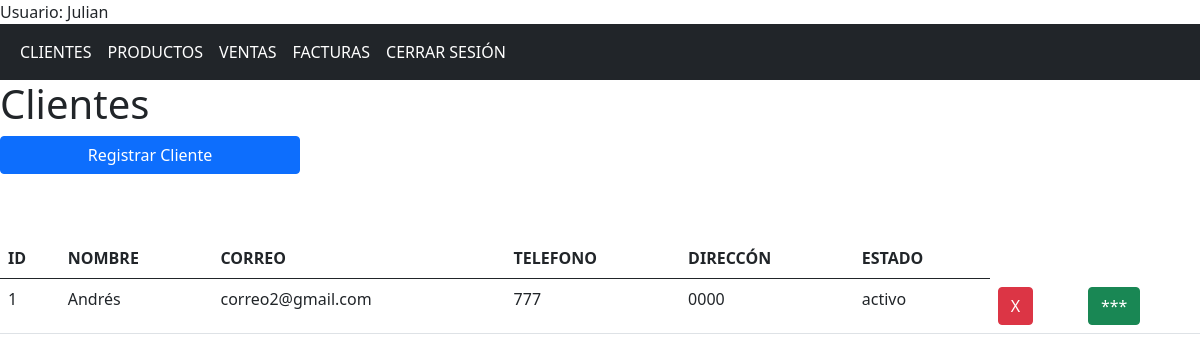
Page /clientes (signed in) on the committed database.
### app/models/models.py (models this page shows, shortened)
class Usuario(db.Model, UserMixin):
    id = db.Column(db.Integer, primary_key = True)
    nombre = db.Column(db.String(150), nullable = False)
    correo = db.Column(db.String(150), nullable = False, unique = True)
    contrasena = db.Column(db.String(150), nullable = False)

class Cliente(db.Model):
    id = db.Column(db.Integer, primary_key = True)
    nombre = db.Column(db.String(150), nullable = False)
    direccion = db.Column(db.String(150), nullable = False)
    telefono = db.Column(db.String(15), nullable = False)
    correo = db.Column(db.String(150), nullable = False, unique = True)
    tipo_cliente = db.Column(db.String(20), nullable = False)
    estado = db.Column(db.String(25), nullable = False)
    compras = db.relationship('Compra', backref = 'cliente')

### app/controllers/nav.py (the view)
@nav.route('/clientes')
@login_required
def clientes():
    clientes = Cliente.query.all()
    return render_template('clientes.html', clientes = clientes)

### app/templates/clientes.html (shortened to what this page needs)
{% extends "base.html" %}
{% block contenido %}
    <div class="row">
        <h1>Clientes</h1>
    </div>
    <button class=" btn btn-primary col-sm-3 mb-3" id="registrar">Registrar Cliente</button>
    <div class="row mt-5">
    <div class="col">
        <table class="table table-hover">
            <tr>
                <th>ID</th>
                <th>NOMBRE</th>
                <th>CORREO</th>
                <th>TELEFONO</th>
                <th>DIRECCÓN</th>
                <th>ESTADO</th>
            </tr>
            <tbody id="tbody">
                {% for cliente in clientes%}
                <tr>
                    <td>{{cliente.id}}</td>
                    <td>{{cliente.nombre}}</td>
                    <td>{{cliente.correo}}</td>
                    <td>{{cliente.telefono}}</td>
                    <td>{{cliente.direccion}}</td>
                    <td>{{cliente.estado}}</td>
                    <form action="{{url_for('cliente.eliminar_cliente')}}" method="post">
                        <td><button class="btn btn-danger" name="id" value="{{cliente.id}}" type="submit">X</button></td>
                        <td><button class="btn btn-success boton_info" name="info" value="{{cliente.id}}" type="button">***</button></td>
                    </form>
                </tr>
                {% endfor%}
            </tbody>
        </table>
    </div>
    </div>
{% endblock %}

### app/templates/base.html (shortened to what this page needs)
<!DOCTYPE html>
<html lang="en">
<head>
    <link href="https://cdn.jsdelivr.net/npm/bootstrap@5.0.2/dist/css/bootstrap.min.css" rel="stylesheet">
    <link rel="stylesheet" href="{{ url_for('static', filename='css/styles.css') }}">
</head>
<body>
    {% if current_user.is_authenticated %}
    <div>Usuario: {{ current_user.nombre }}</div>
    {% endif %}
    <nav class="navbar navbar-expand-sm bg-dark navbar-dark">
        <div class="container-fluid">
            <ul class="navbar-nav">
                {% if current_user.is_authenticated %}
                <li class="nav-item">
                    <a class="nav-link active" href="{{url_for('nav.clientes')}}"> CLIENTES</a>
                </li>
                <li class="nav-item">
                    <a class="nav-link active" href="{{url_for('nav.productos')}}">PRODUCTOS</a>
                </li>
                <li class="nav-item">
                    <a class="nav-link active" href="{{url_for('nav.compras')}}">VENTAS</a>
                </li>
                <li class="nav-item">
                    <a class="nav-link active" href="{{url_for('nav.facturas')}}">FACTURAS</a>
                </li>
                <li class="nav-item">
                    <a class="nav-link active" href="{{url_for('aut.logout')}}">CERRAR SESIÓN</a>
                </li>
                {% endif %}
            </ul>
        </div>
    </nav>
    {%block contenido%}{%endblock%}
</body>
</html>

### rows in the picture
Usuario: nombre "Julian"
Cliente: id "1", nombre "Andrés", correo "correo2@gmail.com", telefono "777", direccion "0000", estado "activo"
